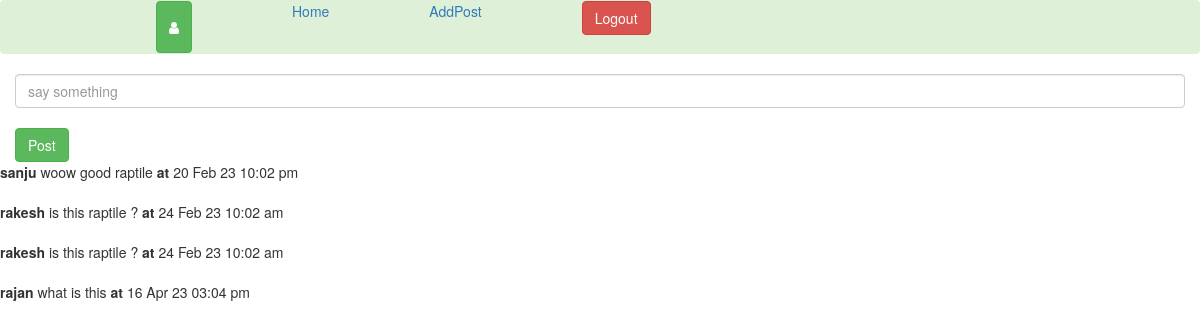
The app's page /comment.php?id=12 with its own data.
### tables this page shows
CREATE TABLE `users_comment` (
  `id` int(255) NOT NULL,
  `post_id` int(255) NOT NULL,
  `user_id` int(255) NOT NULL,
  `comment` mediumtext NOT NULL,
  `date_at` datetime NOT NULL DEFAULT current_timestamp() ON UPDATE current_timestamp()
);

CREATE TABLE `users` (
  `id` int(255) NOT NULL,
  `name` varchar(255) NOT NULL,
  `email` varchar(255) NOT NULL,
  `gender` varchar(255) NOT NULL,
  `password` varchar(255) NOT NULL,
  `date_at` datetime(6) NOT NULL DEFAULT current_timestamp(6)
);

### classes/DBConnection.php (called while the page is built, shortened)
<?php
   class DBConnection
   {
       private $server = "localhost";
       private $name = "root";
       private $password = "";
       private $db = "myworld";
       function __construct()
       {
           $this->con = new mysqli($this->server, $this->name, $this->password, $this->db);
       }
    }

### classes/Comment.php (called while the page is built, shortened)
<?php
include("DBConnection.php");
class Comment extends DBConnection
{
    function get_comment($post_id){
        $sql = "SELECT users.name,users_comment.comment,users_comment.post_id,users_comment.date_at FROM users_comment join users on users.id = users_comment.user_id WHERE post_id = $post_id";
        $result = $this->con->query($sql);
        $rows = array();
        while($row = $result->fetch_assoc()){
            $rows[] = $row;
        }
        return $rows;
    }
}

### comment.php (the view, shortened to what this page needs)
<?php
include("classes/Comment.php");
$objcomment = new Comment();
 include("nav.php");
 ?>
<!DOCTYPE html>
<html lang="en">
<head>
    <link rel="stylesheet" href="https://maxcdn.bootstrapcdn.com/bootstrap/3.3.7/css/bootstrap.min.css">
</head>
<body>
    <?php
    $post_id = $_GET['id'];
    $result = $objcomment->checkPost($post_id);
    foreach ($result as $key => $rew) {}
        if ($rew['id'] !== $post_id) {
            header("location:index.php");
        } else {
            $commenterr = "";
        }
    ?>
        <div class="container">
            <div class="row">
                <form action="" method="post">
                    <input type="text" name="comment" placeholder="say something" class="form-control">
                    <span><?php echo $commenterr; ?></span><br>
                    <input type="submit" name="submit" value="Post" class="btn btn-success">
                </form>
            </div>
        </div>
    <?php
        $result = $objcomment->get_comment($post_id);
        foreach($result as $key => $rew){
            echo "<b>" . $rew['name'] . "</b>" . " " . $rew['comment'] . "<b> at </b>" . date("d M y h:m a",strtotime($rew['date_at']) ) . "<br><br>";
        }
    ?>
</body>
</html>

### nav.php (shortened to what this page needs)
<!DOCTYPE html>
<html lang="en">
<head>
    <link rel="stylesheet" href="https://maxcdn.bootstrapcdn.com/bootstrap/3.3.7/css/bootstrap.min.css">
    <link rel="stylesheet" href="https://cdnjs.cloudflare.com/ajax/libs/font-awesome/4.7.0/css/font-awesome.css">
</head>
<body>
    <nav class="navbar navbar-expand-lg  bg-success">
        <div class="collapse navbar-collapse" id="navbarSupportedContent">
            <ul class="navbar-nav mr-auto">
                <li>
                <a href="profile_edit.php" class="btn btn-success"><i class="fa fa-user" aria-hidden="true"></i><?php echo " ". $_SESSION['user_name']; ?></a>
                </li>
                <li class="nav-item active">
                    <a class="nav-link" href="index.php">Home <span class="sr-only">(current)</span></a>
                </li>
                <li>
                    <a href="addpost.php" class="">AddPost</a>
            </li>
            <li>
                    <form action="index.php" method="post">
                    <input type="submit" name="logout" value="Logout" class="btn btn-danger">
                    </form>
                </li>
            </ul>
        </div>
    </nav>
</body>
</html>

### nav.php (style rules this page uses)
li { list-style: none; margin-left: 100px; }

### records on screen
users_comment: user.name "sanju", comment "woow good raptile", date_at "20 Feb 23 10:02 pm"
users_comment: user.name "rakesh", comment "is this raptile ?", date_at "24 Feb 23 10:02 am"
users_comment: user.name "rakesh", comment "is this raptile ?", date_at "24 Feb 23 10:02 am"
users_comment: user.name "rajan", comment "what is this", date_at "16 Apr 23 03:04 pm"
